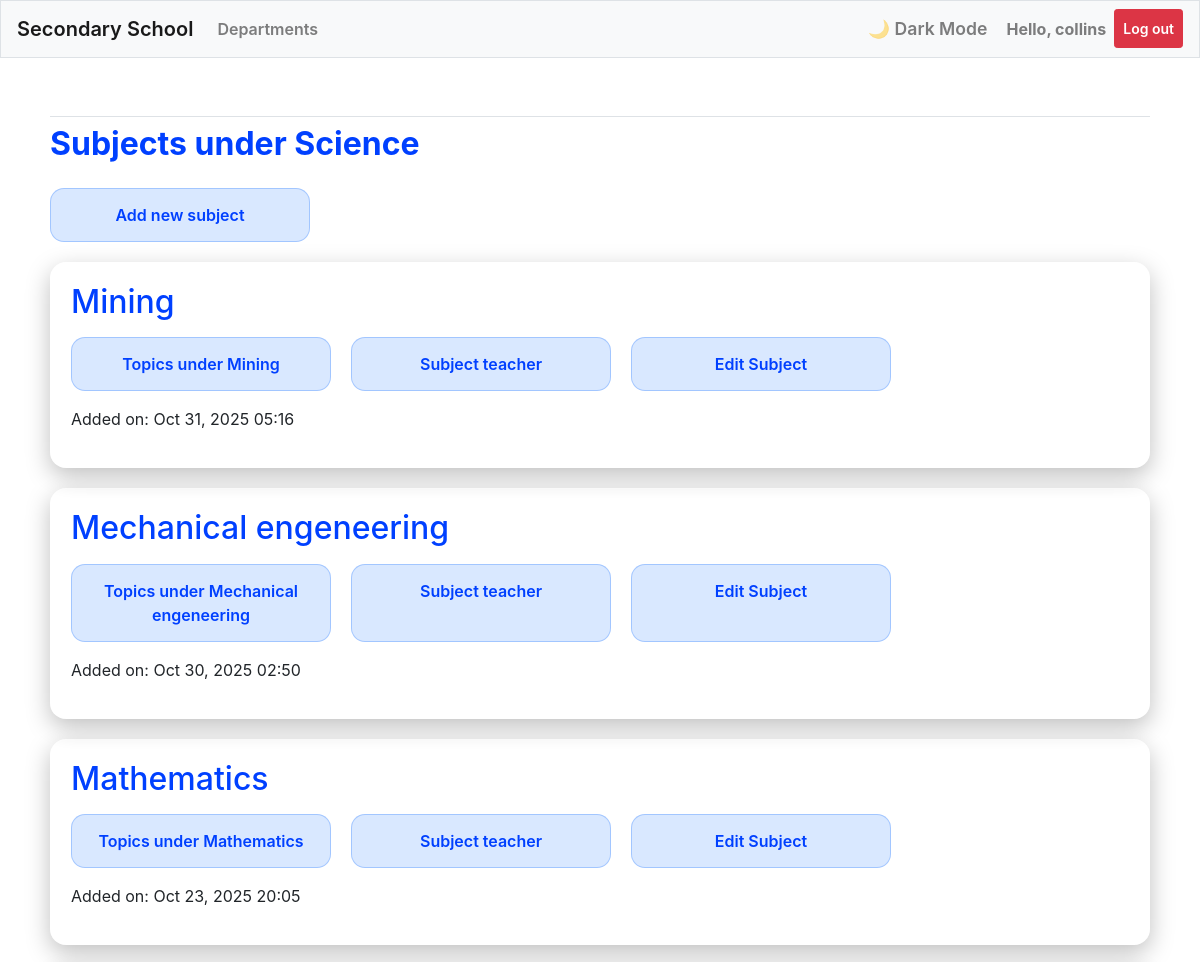
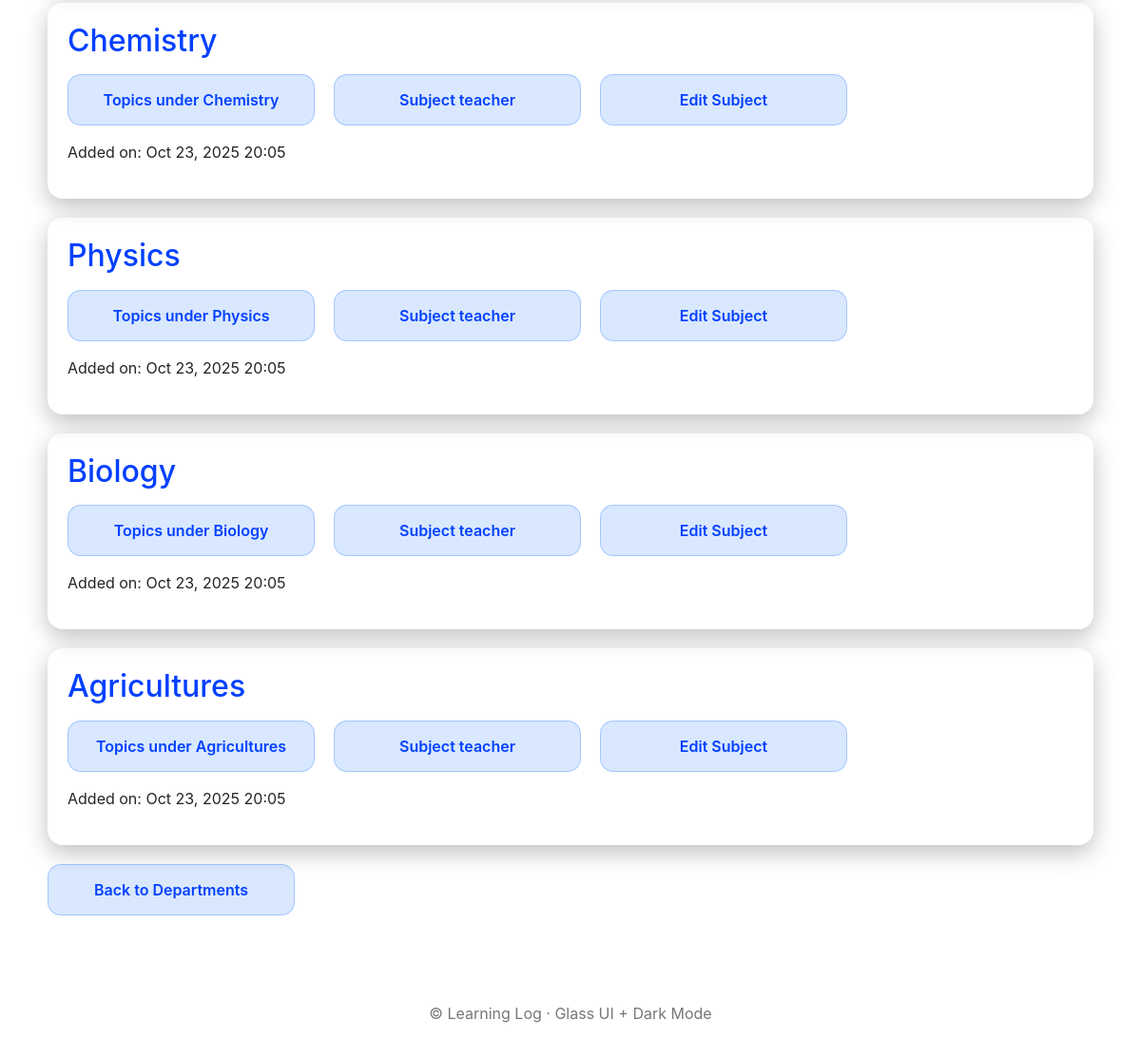
Page /departments/1/ (signed in) on the committed database (2 pictures, top to bottom).
### school_app/models.py (models this page shows, shortened)
class Departments(models.Model):
    text = models.CharField(max_length=300)
    date_added = models.DateTimeField(auto_now_add=True)
    owner = models.ForeignKey(User, on_delete=models.CASCADE)
    class Meta:
        verbose_name_plural = 'departments'

class Subjects(models.Model):
    department_subjects = models.ForeignKey(Departments, on_delete=models.CASCADE)
    owner = models.ForeignKey(User, on_delete=models.CASCADE)
    text = models.CharField(max_length=300)
    date_added = models.DateTimeField(auto_now_add=True)
    class Meta:
        verbose_name_plural = 'subjects'

### school_app/views.py (the view)
# urls.py: path('departments/<int:department_id>/', views.subjects, name='subjects'),
@login_required()
def subjects(request, department_id):
    department = Departments.objects.get(id=department_id)
    if department.owner != request.user:
        raise Http404
    subjects = department.subjects_set.order_by('-date_added')  # note: subjects_set
    context = {'department': department, 'subjects': subjects}
    return render(request, 'school_app/subjects.html', context)

### school_app/templates/school_app/subjects.html (shortened to what this page needs)
{% extends "school_app/base.html" %}
{% block content %}
<h2 class="page-title text-3xl mb-4">
    Subjects under {{ department.text }}
</h2>
<p>
    <a class="glass-box" href="{% url 'school_app:new_subject' department.id %}">
        Add new subject
    </a>
</p>
<ul style="list-style: none; padding-left: 0;">
    {% for subject in subjects %}
        <li class="glass-card">
            <h2 class="text-2xl font-bold mb-3" style="color:#0040ff;">
                {{ subject.text }}
            </h2>
            <div class="row-boxes">
                <a class="glass-box"
                   href="{% url 'school_app:topics' subject.id %}">
                    Topics under {{ subject.text }}
                </a>
                <a class="glass-box"
                   href="{% url 'school_app:subject_teacher' subject.id %}">
                    Subject teacher
                </a>
                <a class="glass-box"
                   href="{% url 'school_app:edit_subject' subject.id %}">
                    Edit Subject
                </a>
            </div>
            <p class="text-sm mt-3 opacity-75">
                Added on: {{ subject.date_added|date:"M d, Y H:i" }}
            </p>
        </li>
    {% empty %}
        <li class="glass-card">No subjects have been added for this department yet.</li>
    {% endfor %}
</ul>
<p>
    <a class="glass-box" href="{% url 'school_app:departments' %}">
        Back to Departments
    </a>
</p>
{% endblock content %}

### school_app/templates/school_app/base.html (shortened to what this page needs)
{% load bootstrap4 %}
<!doctype html>
<html lang="en">
<head>
    {% bootstrap_css %}
</head>
<body class="fade-in">
<nav class="navbar navbar-expand-md navbar-light bg-light mb-3 border fade-in">
    <a class="navbar-brand" href="{% url 'school_app:index' %}">Secondary School</a>
    <div class="collapse navbar-collapse" id="mainNav">
        <ul class="navbar-nav mr-auto slide-up">
            <li class="nav-item">
                <a class="nav-link" href="{% url 'school_app:departments' %}">Departments</a>
            </li>
        </ul>
        <ul class="navbar-nav ml-auto slide-up">
            <li class="nav-item">
                <span id="darkModeToggle" class="nav-link">
                    🌙 Dark Mode
                </span>
            </li>
            {% if user.is_authenticated %}
                <li class="nav-item">
                    <span class="nav-link font-weight-bold">
                        Hello, {{ user.username }}
                    </span>
                </li>
                <li class="nav-item">
                    <form action="{% url 'users:logout' %}" method="post" style="display:inline;">
                        <button type="submit" class="nav-link btn btn-danger btn-sm text-white">
                            Log out
                        </button>
                    </form>
                </li>
            {% endif %}
        </ul>
    </div>
</nav>
<main class="container main-container slide-up">
    <div class="pb-2 mb-2 border-bottom">
    </div>
    <div>
        {% block content %}{% endblock content %}
    </div>
</main>
<div class="footer slide-up">
    &copy; {{ now|date:"Y" }} Learning Log · Glass UI + Dark Mode
</div>
</body>
</html>

### school_app/templates/school_app/base.html (style rules this page uses)
.nav-link, .navbar-brand { font-weight: 600; transition: 0.4s; }
.fade-in { animation: fadeIn 0.9s ease forwards; }
.slide-up { animation: slideUp 0.9s ease forwards; }
.main-container { margin-top: 30px; padding: 20px; }
#darkModeToggle { cursor: pointer; font-size: 1.1rem; padding: 6px 10px; border-radius: 8px; border: 1px solid transparent; }
.footer { text-align: center; padding: 15px; margin-top: 40px; color: #777; }

### school_app/templates/school_app/subjects.html (style rules this page uses)
.row-boxes { display: flex; gap: 20px; flex-wrap: wrap; margin-top: 10px; }
.glass-box { background: rgba(0, 102, 255, 0.15); backdrop-filter: blur(16px); -webkit-backdrop-filter: blur(16px); padding: 14px 22px; border-radius: 14px; border: 1px solid rgba(0, 102, 255, 0.25); transition: transform .25s ease, box-shadow .25s ease, background .25s ease; text-decoration: none; display: inline-block; color: #0040ff; font-weight: 600; width: 260px; text-align: center; }
.glass-card { background: rgba(255, 255, 255, 0.15); backdrop-filter: blur(16px); border-radius: 16px; padding: 20px; margin: 20px 0; border: 1px solid rgba(255, 255, 255, 0.2); animation: fadeIn 0.7s ease-in-out; box-shadow: 0 8px 25px rgba(0,0,0,0.25); }
.page-title { color: #0040ff; font-weight: bold; }

### rows in the picture
Departments: text "Science"
Subjects: text "Mining", date_added "Oct 31, 2025 05:16"
Subjects: text "Mechanical engeneering", date_added "Oct 30, 2025 02:50"
Subjects: text "Mathematics", date_added "Oct 23, 2025 20:05"
Subjects: text "Chemistry", date_added "Oct 23, 2025 20:05"
Subjects: text "Physics", date_added "Oct 23, 2025 20:05"
Subjects: text "Biology", date_added "Oct 23, 2025 20:05"
Subjects: text "Agricultures", date_added "Oct 23, 2025 20:05"

### other values in the picture
{{ user.username }} "collins"
